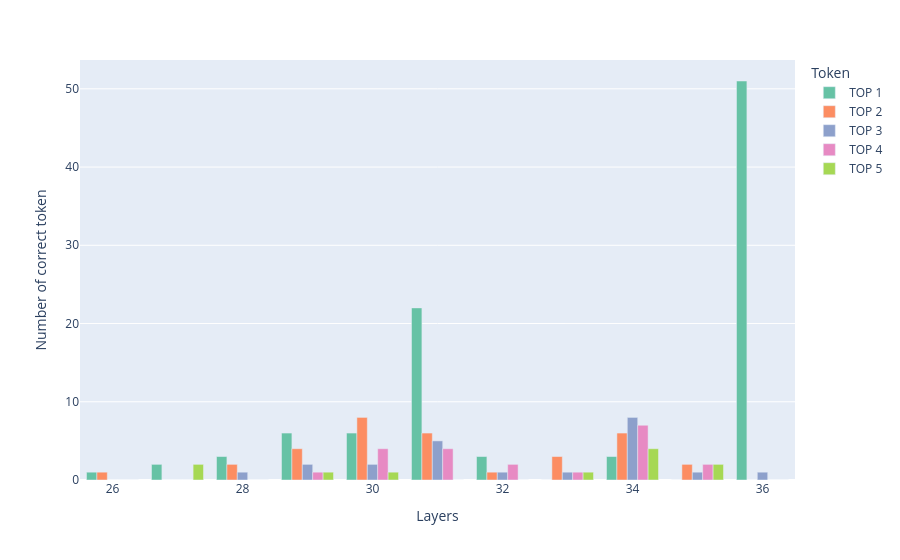

The notebook cell this image was saved under:
### Code cell
plot_topk_analysis(data, layers, top_k)

### Figure 1 — Plotly figure (JSON) as saved in the notebook; plotly's stock layout.template omitted (floating-point values rounded to 4 significant figures)
{"data": [{"alignmentgroup": "True", "hovertemplate": "Token=TOP 1<br>Layers=%{x}<br>Number of correct token=%{y}<extra></extra>", "legendgroup": "TOP 1", "marker": {"color": "rgb(102,194,165)", "pattern": {"shape": ""}}, "name": "TOP 1", "offsetgroup": "TOP 1", "orientation": "v", "showlegend": true, "textposition": "auto", "type": "bar", "x": [26, 27, 28, 29, 30, 31, 32, 33, 34, 35, 36], "xaxis": "x", "y": [1.0, 2.0, 3.0, 6.0, 6.0, 22.0, 3.0, 0.0, 3.0, 0.0, 51.0], "yaxis": "y"}, {"alignmentgroup": "True", "hovertemplate": "Token=TOP 2<br>Layers=%{x}<br>Number of correct token=%{y}<extra></extra>", "legendgroup": "TOP 2", "marker": {"color": "rgb(252,141,98)", "pattern": {"shape": ""}}, "name": "TOP 2", "offsetgroup": "TOP 2", "orientation": "v", "showlegend": true, "textposition": "auto", "type": "bar", "x": [26, 27, 28, 29, 30, 31, 32, 33, 34, 35, 36], "xaxis": "x", "y": [1.0, 0.0, 2.0, 4.0, 8.0, 6.0, 1.0, 3.0, 6.0, 2.0, 0.0], "yaxis": "y"}, {"alignmentgroup": "True", "hovertemplate": "Token=TOP 3<br>Layers=%{x}<br>Number of correct token=%{y}<extra></extra>", "legendgroup": "TOP 3", "marker": {"color": "rgb(141,160,203)", "pattern": {"shape": ""}}, "name": "TOP 3", "offsetgroup": "TOP 3", "orientation": "v", "showlegend": true, "textposition": "auto", "type": "bar", "x": [26, 27, 28, 29, 30, 31, 32, 33, 34, 35, 36], "xaxis": "x", "y": [0.0, 0.0, 1.0, 2.0, 2.0, 5.0, 1.0, 1.0, 8.0, 1.0, 1.0], "yaxis": "y"}, {"alignmentgroup": "True", "hovertemplate": "Token=TOP 4<br>Layers=%{x}<br>Number of correct token=%{y}<extra></extra>", "legendgroup": "TOP 4", "marker": {"color": "rgb(231,138,195)", "pattern": {"shape": ""}}, "name": "TOP 4", "offsetgroup": "TOP 4", "orientation": "v", "showlegend": true, "textposition": "auto", "type": "bar", "x": [26, 27, 28, 29, 30, 31, 32, 33, 34, 35, 36], "xaxis": "x", "y": [0.0, 0.0, 0.0, 1.0, 4.0, 4.0, 2.0, 1.0, 7.0, 2.0, 0.0], "yaxis": "y"}, {"alignmentgroup": "True", "hovertemplate": "Token=TOP 5<br>Layers=%{x}<br>Number of correct token=%{y}<extra></extra>", "legendgroup": "TOP 5", "marker": {"color": "rgb(166,216,84)", "pattern": {"shape": ""}}, "name": "TOP 5", "offsetgroup": "TOP 5", "orientation": "v", "showlegend": true, "textposition": "auto", "type": "bar", "x": [26, 27, 28, 29, 30, 31, 32, 33, 34, 35, 36], "xaxis": "x", "y": [0.0, 2.0, 0.0, 1.0, 1.0, 0.0, 0.0, 1.0, 4.0, 2.0, 0.0], "yaxis": "y"}], "layout": {"barmode": "group", "legend": {"title": {"text": "Token"}, "tracegroupgap": 0}, "margin": {"t": 60}, "xaxis": {"anchor": "y", "domain": [0, 1], "title": {"text": "Layers"}}, "yaxis": {"anchor": "x", "domain": [0, 1], "title": {"text": "Number of correct token"}}}}
